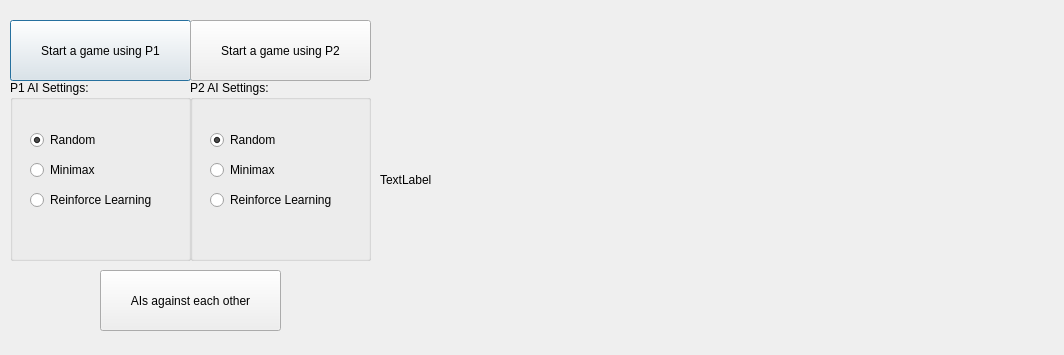
<?xml version="1.0" encoding="UTF-8"?>
<ui version="4.0">
 <class>Dialog</class>
 <widget class="QDialog" name="Dialog">
  <property name="geometry">
   <rect>
    <x>0</x>
    <y>0</y>
    <width>1064</width>
    <height>355</height>
   </rect>
  </property>
  <property name="minimumSize">
   <size>
    <width>1064</width>
    <height>355</height>
   </size>
  </property>
  <property name="maximumSize">
   <size>
    <width>1064</width>
    <height>355</height>
   </size>
  </property>
  <property name="windowTitle">
   <string>Mancala</string>
  </property>
  <widget class="QLabel" name="label">
   <property name="geometry">
    <rect>
     <x>380</x>
     <y>30</y>
     <width>658</width>
     <height>300</height>
    </rect>
   </property>
   <property name="text">
    <string>TextLabel</string>
   </property>
  </widget>
  <widget class="QPushButton" name="startWith1Button">
   <property name="geometry">
    <rect>
     <x>10</x>
     <y>20</y>
     <width>181</width>
     <height>61</height>
    </rect>
   </property>
   <property name="text">
    <string>Start a game using P1</string>
   </property>
  </widget>
  <widget class="QPushButton" name="startWith2Button">
   <property name="geometry">
    <rect>
     <x>190</x>
     <y>20</y>
     <width>181</width>
     <height>61</height>
    </rect>
   </property>
   <property name="text">
    <string>Start a game using P2</string>
   </property>
  </widget>
  <widget class="QPushButton" name="startWith2Button_2">
   <property name="geometry">
    <rect>
     <x>100</x>
     <y>270</y>
     <width>181</width>
     <height>61</height>
    </rect>
   </property>
   <property name="text">
    <string>AIs against each other</string>
   </property>
  </widget>
  <widget class="QGroupBox" name="groupBox">
   <property name="geometry">
    <rect>
     <x>10</x>
     <y>80</y>
     <width>181</width>
     <height>181</height>
    </rect>
   </property>
   <property name="title">
    <string>P1 AI Settings:</string>
   </property>
   <widget class="QRadioButton" name="P1random">
    <property name="geometry">
     <rect>
      <x>20</x>
      <y>50</y>
      <width>100</width>
      <height>20</height>
     </rect>
    </property>
    <property name="text">
     <string>Random</string>
    </property>
    <property name="checked">
     <bool>true</bool>
    </property>
    <attribute name="buttonGroup">
     <string notr="true">buttonGroup</string>
    </attribute>
   </widget>
   <widget class="QRadioButton" name="P1minimax">
    <property name="geometry">
     <rect>
      <x>20</x>
      <y>80</y>
      <width>100</width>
      <height>20</height>
     </rect>
    </property>
    <property name="text">
     <string>Minimax</string>
    </property>
    <property name="checked">
     <bool>false</bool>
    </property>
    <attribute name="buttonGroup">
     <string notr="true">buttonGroup</string>
    </attribute>
   </widget>
   <widget class="QRadioButton" name="P1RL">
    <property name="geometry">
     <rect>
      <x>20</x>
      <y>110</y>
      <width>141</width>
      <height>20</height>
     </rect>
    </property>
    <property name="text">
     <string>Reinforce Learning</string>
    </property>
    <attribute name="buttonGroup">
     <string notr="true">buttonGroup</string>
    </attribute>
   </widget>
  </widget>
  <widget class="QGroupBox" name="groupBox_2">
   <property name="geometry">
    <rect>
     <x>190</x>
     <y>80</y>
     <width>181</width>
     <height>181</height>
    </rect>
   </property>
   <property name="title">
    <string>P2 AI Settings:</string>
   </property>
   <widget class="QRadioButton" name="P1RL_2">
    <property name="geometry">
     <rect>
      <x>20</x>
      <y>110</y>
      <width>141</width>
      <height>20</height>
     </rect>
    </property>
    <property name="text">
     <string>Reinforce Learning</string>
    </property>
    <attribute name="buttonGroup">
     <string notr="true">buttonGroup_2</string>
    </attribute>
   </widget>
   <widget class="QRadioButton" name="P1random_2">
    <property name="geometry">
     <rect>
      <x>20</x>
      <y>50</y>
      <width>100</width>
      <height>20</height>
     </rect>
    </property>
    <property name="text">
     <string>Random</string>
    </property>
    <property name="checked">
     <bool>true</bool>
    </property>
    <attribute name="buttonGroup">
     <string notr="true">buttonGroup_2</string>
    </attribute>
   </widget>
   <widget class="QRadioButton" name="P1minimax_2">
    <property name="geometry">
     <rect>
      <x>20</x>
      <y>80</y>
      <width>100</width>
      <height>20</height>
     </rect>
    </property>
    <property name="text">
     <string>Minimax</string>
    </property>
    <attribute name="buttonGroup">
     <string notr="true">buttonGroup_2</string>
    </attribute>
   </widget>
  </widget>
 </widget>
 <resources/>
 <connections/>
 <buttongroups>
  <buttongroup name="buttonGroup"/>
  <buttongroup name="buttonGroup_2"/>
 </buttongroups>
</ui>
